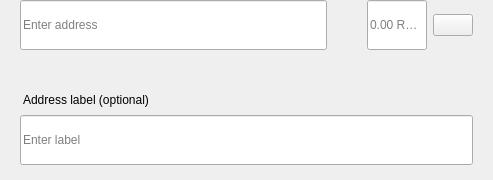
<?xml version="1.0" encoding="UTF-8"?>
<ui version="4.0">
 <class>SendMultiRow</class>
 <widget class="QWidget" name="SendMultiRow">
  <property name="geometry">
   <rect>
    <x>0</x>
    <y>0</y>
    <width>493</width>
    <height>180</height>
   </rect>
  </property>
  <property name="minimumSize">
   <size>
    <width>0</width>
    <height>0</height>
   </size>
  </property>
  <property name="maximumSize">
   <size>
    <width>16777215</width>
    <height>16777215</height>
   </size>
  </property>
  <property name="windowTitle">
   <string>Form</string>
  </property>
  <layout class="QVBoxLayout" name="verticalLayout_3">
   <property name="spacing">
    <number>0</number>
   </property>
   <property name="leftMargin">
    <number>0</number>
   </property>
   <property name="topMargin">
    <number>0</number>
   </property>
   <property name="rightMargin">
    <number>20</number>
   </property>
   <property name="bottomMargin">
    <number>5</number>
   </property>
   <item alignment="Qt::AlignTop">
    <widget class="QWidget" name="widget" native="true">
     <property name="sizePolicy">
      <sizepolicy hsizetype="Expanding" vsizetype="Maximum">
       <horstretch>0</horstretch>
       <verstretch>0</verstretch>
      </sizepolicy>
     </property>
     <property name="minimumSize">
      <size>
       <width>0</width>
       <height>60</height>
      </size>
     </property>
     <property name="maximumSize">
      <size>
       <width>16777215</width>
       <height>85</height>
      </size>
     </property>
     <layout class="QHBoxLayout" name="horizontalLayout" stretch="6,0,2">
      <property name="spacing">
       <number>0</number>
      </property>
      <property name="leftMargin">
       <number>8</number>
      </property>
      <property name="topMargin">
       <number>0</number>
      </property>
      <property name="rightMargin">
       <number>0</number>
      </property>
      <property name="bottomMargin">
       <number>0</number>
      </property>
      <item alignment="Qt::AlignTop">
       <widget class="QStackedWidget" name="stackedAddress">
        <property name="minimumSize">
         <size>
          <width>0</width>
          <height>50</height>
         </size>
        </property>
        <property name="maximumSize">
         <size>
          <width>16777215</width>
          <height>50</height>
         </size>
        </property>
        <widget class="QWidget" name="page_4">
         <property name="sizePolicy">
          <sizepolicy hsizetype="Expanding" vsizetype="Preferred">
           <horstretch>0</horstretch>
           <verstretch>0</verstretch>
          </sizepolicy>
         </property>
         <property name="minimumSize">
          <size>
           <width>0</width>
           <height>50</height>
          </size>
         </property>
         <property name="maximumSize">
          <size>
           <width>16777215</width>
           <height>55</height>
          </size>
         </property>
         <layout class="QVBoxLayout" name="verticalLayout_7">
          <property name="spacing">
           <number>0</number>
          </property>
          <property name="leftMargin">
           <number>12</number>
          </property>
          <property name="topMargin">
           <number>0</number>
          </property>
          <property name="rightMargin">
           <number>0</number>
          </property>
          <property name="bottomMargin">
           <number>0</number>
          </property>
          <item>
           <widget class="QLineEdit" name="lineEditAddress">
            <property name="minimumSize">
             <size>
              <width>0</width>
              <height>50</height>
             </size>
            </property>
            <property name="maximumSize">
             <size>
              <width>16777215</width>
              <height>50</height>
             </size>
            </property>
            <property name="placeholderText">
             <string>Enter address</string>
            </property>
           </widget>
          </item>
         </layout>
        </widget>
        <widget class="QWidget" name="page_3"/>
       </widget>
      </item>
      <item>
       <spacer name="horizontalSpacer_3">
        <property name="orientation">
         <enum>Qt::Horizontal</enum>
        </property>
        <property name="sizeType">
         <enum>QSizePolicy::Fixed</enum>
        </property>
        <property name="sizeHint" stdset="0">
         <size>
          <width>40</width>
          <height>20</height>
         </size>
        </property>
       </spacer>
      </item>
      <item>
       <layout class="QHBoxLayout" name="horizontalLayout_2">
        <property name="spacing">
         <number>6</number>
        </property>
        <item alignment="Qt::AlignTop">
         <widget class="QLineEdit" name="lineEditAmount">
          <property name="sizePolicy">
           <sizepolicy hsizetype="Expanding" vsizetype="Preferred">
            <horstretch>0</horstretch>
            <verstretch>0</verstretch>
           </sizepolicy>
          </property>
          <property name="minimumSize">
           <size>
            <width>0</width>
            <height>50</height>
           </size>
          </property>
          <property name="maximumSize">
           <size>
            <width>16777215</width>
            <height>50</height>
           </size>
          </property>
          <property name="maxLength">
           <number>17</number>
          </property>
          <property name="alignment">
           <set>Qt::AlignLeading|Qt::AlignLeft|Qt::AlignVCenter</set>
          </property>
          <property name="placeholderText">
           <string notr="true">0.00 REMIT</string>
          </property>
         </widget>
        </item>
        <item>
         <layout class="QVBoxLayout" name="verticalLayout">
          <property name="topMargin">
           <number>14</number>
          </property>
          <property name="bottomMargin">
           <number>0</number>
          </property>
          <item alignment="Qt::AlignTop">
           <widget class="QPushButton" name="btnMenu">
            <property name="minimumSize">
             <size>
              <width>0</width>
              <height>0</height>
             </size>
            </property>
            <property name="maximumSize">
             <size>
              <width>16777215</width>
              <height>16777215</height>
             </size>
            </property>
            <property name="focusPolicy">
             <enum>Qt::NoFocus</enum>
            </property>
            <property name="text">
             <string/>
            </property>
           </widget>
          </item>
         </layout>
        </item>
       </layout>
      </item>
     </layout>
    </widget>
   </item>
   <item>
    <widget class="QWidget" name="layoutLabel" native="true">
     <property name="minimumSize">
      <size>
       <width>0</width>
       <height>0</height>
      </size>
     </property>
     <property name="maximumSize">
      <size>
       <width>16777215</width>
       <height>16777215</height>
      </size>
     </property>
     <layout class="QVBoxLayout" name="verticalLayout_9">
      <property name="spacing">
       <number>6</number>
      </property>
      <property name="leftMargin">
       <number>20</number>
      </property>
      <property name="topMargin">
       <number>0</number>
      </property>
      <property name="rightMargin">
       <number>0</number>
      </property>
      <property name="bottomMargin">
       <number>10</number>
      </property>
      <item>
       <spacer name="verticalSpacer">
        <property name="orientation">
         <enum>Qt::Vertical</enum>
        </property>
        <property name="sizeType">
         <enum>QSizePolicy::Fixed</enum>
        </property>
        <property name="sizeHint" stdset="0">
         <size>
          <width>20</width>
          <height>20</height>
         </size>
        </property>
       </spacer>
      </item>
      <item>
       <widget class="QLabel" name="labelSubtitleDescription">
        <property name="styleSheet">
         <string notr="true">margin-bottom:2px;
margin-left:0.05px;
padding:0px;</string>
        </property>
        <property name="text">
         <string>Address label (optional)</string>
        </property>
       </widget>
      </item>
      <item>
       <widget class="QLineEdit" name="lineEditDescription">
        <property name="minimumSize">
         <size>
          <width>0</width>
          <height>50</height>
         </size>
        </property>
        <property name="maximumSize">
         <size>
          <width>16777215</width>
          <height>50</height>
         </size>
        </property>
        <property name="placeholderText">
         <string>Enter label</string>
        </property>
       </widget>
      </item>
     </layout>
    </widget>
   </item>
  </layout>
 </widget>
 <resources/>
 <connections/>
</ui>
